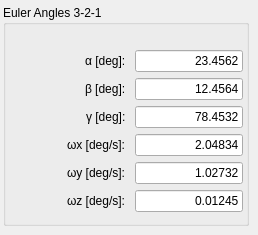
      <widget class="QWidget" name="page_5">
       <widget class="QGroupBox" name="groupBox_7">
        <property name="geometry">
         <rect>
          <x>3</x>
          <y>5</y>
          <width>246</width>
          <height>221</height>
         </rect>
        </property>
        <property name="title">
         <string>Euler Angles 3-2-1</string>
        </property>
        <property name="flat">
         <bool>true</bool>
        </property>
        <widget class="QWidget" name="formLayoutWidget_5">
         <property name="geometry">
          <rect>
           <x>59</x>
           <y>30</y>
           <width>181</width>
           <height>191</height>
          </rect>
         </property>
         <layout class="QFormLayout" name="formLayout_5">
          <property name="fieldGrowthPolicy">
           <enum>QFormLayout::FieldsStayAtSizeHint</enum>
          </property>
          <property name="labelAlignment">
           <set>Qt::AlignRight|Qt::AlignTrailing|Qt::AlignVCenter</set>
          </property>
          <property name="formAlignment">
           <set>Qt::AlignCenter</set>
          </property>
          <item row="0" column="0">
           <widget class="QLabel" name="alpha_2">
            <property name="text">
             <string>&amp;alpha; [deg]: </string>
            </property>
            <property name="textFormat">
             <enum>Qt::RichText</enum>
            </property>
           </widget>
          </item>
          <item row="0" column="1">
           <widget class="QLineEdit" name="Euler123alphaEdit_2">
            <property name="text">
             <string>23.4562</string>
            </property>
            <property name="alignment">
             <set>Qt::AlignRight|Qt::AlignTrailing|Qt::AlignVCenter</set>
            </property>
           </widget>
          </item>
          <item row="1" column="0">
           <widget class="QLabel" name="beta_2">
            <property name="text">
             <string>&amp;beta; [deg]: </string>
            </property>
            <property name="textFormat">
             <enum>Qt::RichText</enum>
            </property>
           </widget>
          </item>
          <item row="1" column="1">
           <widget class="QLineEdit" name="Euler123betaEdit_2">
            <property name="text">
             <string>12.4564</string>
            </property>
            <property name="alignment">
             <set>Qt::AlignRight|Qt::AlignTrailing|Qt::AlignVCenter</set>
            </property>
           </widget>
          </item>
          <item row="2" column="0">
           <widget class="QLabel" name="gamma_2">
            <property name="text">
             <string>&amp;gamma; [deg]: </string>
            </property>
            <property name="textFormat">
             <enum>Qt::RichText</enum>
            </property>
           </widget>
          </item>
          <item row="2" column="1">
           <widget class="QLineEdit" name="Euler123gammaEdit_2">
            <property name="text">
             <string>78.4532</string>
            </property>
            <property name="alignment">
             <set>Qt::AlignRight|Qt::AlignTrailing|Qt::AlignVCenter</set>
            </property>
           </widget>
          </item>
          <item row="3" column="0">
           <widget class="QLabel" name="omegax_2">
            <property name="text">
             <string>&amp;omega;x [deg/s]: </string>
            </property>
            <property name="textFormat">
             <enum>Qt::RichText</enum>
            </property>
           </widget>
          </item>
          <item row="3" column="1">
           <widget class="QLineEdit" name="AngularVelocityXEdit_3">
            <property name="text">
             <string>2.04834</string>
            </property>
            <property name="alignment">
             <set>Qt::AlignRight|Qt::AlignTrailing|Qt::AlignVCenter</set>
            </property>
           </widget>
          </item>
          <item row="4" column="0">
           <widget class="QLabel" name="omegay_2">
            <property name="text">
             <string>&amp;omega;y [deg/s]: </string>
            </property>
            <property name="textFormat">
             <enum>Qt::RichText</enum>
            </property>
           </widget>
          </item>
          <item row="4" column="1">
           <widget class="QLineEdit" name="AngularVelocityYEdit_2">
            <property name="text">
             <string>1.02732</string>
            </property>
            <property name="alignment">
             <set>Qt::AlignRight|Qt::AlignTrailing|Qt::AlignVCenter</set>
            </property>
           </widget>
          </item>
          <item row="5" column="0">
           <widget class="QLabel" name="omegaz_2">
            <property name="text">
             <string>&amp;omega;z [deg/s]: </string>
            </property>
            <property name="textFormat">
             <enum>Qt::RichText</enum>
            </property>
           </widget>
          </item>
          <item row="5" column="1">
           <widget class="QLineEdit" name="AngularVelocityZEdit_2">
            <property name="text">
             <string>0.01245</string>
            </property>
            <property name="alignment">
             <set>Qt::AlignRight|Qt::AlignTrailing|Qt::AlignVCenter</set>
            </property>
           </widget>
          </item>
         </layout>
        </widget>
       </widget>
      </widget>
